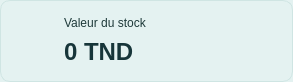
                     <widget class="QFrame" name="frameCarte3Stock">
                      <property name="minimumSize">
                       <size>
                        <width>190</width>
                        <height>82</height>
                       </size>
                      </property>
                      <property name="maximumSize">
                       <size>
                        <width>16777215</width>
                        <height>82</height>
                       </size>
                      </property>
                      <property name="styleSheet">
                       <string>.QFrame { background-color:#E4F2F1; border:1px solid #CFE5E3; border-radius:10px; }</string>
                      </property>
                      <widget class="QLabel" name="lblCarte3IconeStock">
                       <property name="geometry">
                        <rect>
                         <x>18</x>
                         <y>25</y>
                         <width>32</width>
                         <height>32</height>
                        </rect>
                       </property>
                       <property name="pixmap">
                        <pixmap resource="ressources.qrc">:/icones/coins_orange.png</pixmap>
                       </property>
                       <property name="scaledContents">
                        <bool>true</bool>
                       </property>
                      </widget>
                      <widget class="QLabel" name="lblCarte3TitreStock">
                       <property name="geometry">
                        <rect>
                         <x>64</x>
                         <y>12</y>
                         <width>220</width>
                         <height>22</height>
                        </rect>
                       </property>
                       <property name="styleSheet">
                        <string>color:#1E3A3A; font-size:12px;</string>
                       </property>
                       <property name="text">
                        <string>Valeur du stock</string>
                       </property>
                      </widget>
                      <widget class="QLabel" name="lblValeurStock">
                       <property name="geometry">
                        <rect>
                         <x>64</x>
                         <y>34</y>
                         <width>220</width>
                         <height>36</height>
                        </rect>
                       </property>
                       <property name="styleSheet">
                        <string>color:#17363A; font-size:24px; font-weight:bold;</string>
                       </property>
                       <property name="text">
                        <string>0 TND</string>
                       </property>
                      </widget>
                     </widget>
